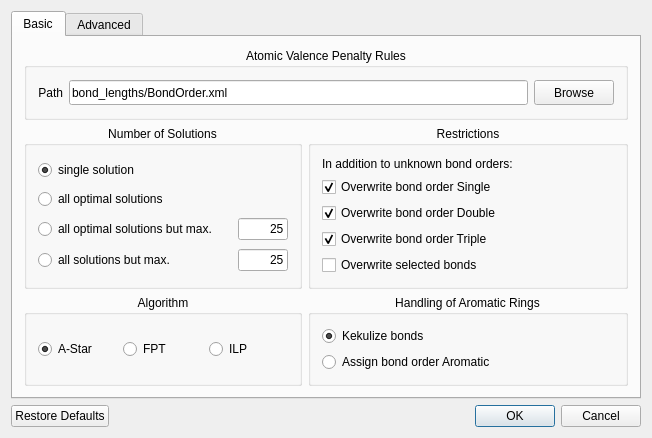
<?xml version="1.0" encoding="UTF-8"?>
<ui version="4.0">
 <class>AssignBondOrderConfigurationDialogData</class>
 <widget class="QDialog" name="AssignBondOrderConfigurationDialogData">
  <property name="geometry">
   <rect>
    <x>0</x>
    <y>0</y>
    <width>652</width>
    <height>412</height>
   </rect>
  </property>
  <property name="sizePolicy">
   <sizepolicy hsizetype="Preferred" vsizetype="Preferred">
    <horstretch>0</horstretch>
    <verstretch>0</verstretch>
   </sizepolicy>
  </property>
  <property name="minimumSize">
   <size>
    <width>0</width>
    <height>0</height>
   </size>
  </property>
  <property name="maximumSize">
   <size>
    <width>6500</width>
    <height>4900</height>
   </size>
  </property>
  <property name="windowTitle">
   <string>Bond Order Assignment Options</string>
  </property>
  <layout class="QGridLayout" name="gridLayout">
   <item row="1" column="0">
    <widget class="QDialogButtonBox" name="buttonBox">
     <property name="standardButtons">
      <set>QDialogButtonBox::Cancel|QDialogButtonBox::Ok|QDialogButtonBox::RestoreDefaults</set>
     </property>
    </widget>
   </item>
   <item row="0" column="0">
    <widget class="QTabWidget" name="tabWidget">
     <property name="currentIndex">
      <number>0</number>
     </property>
     <widget class="QWidget" name="basic_tab">
      <attribute name="title">
       <string>Basic</string>
      </attribute>
      <layout class="QGridLayout" name="gridLayout_3">
       <item row="0" column="0" colspan="3">
        <widget class="QGroupBox" name="groupBox12">
         <property name="title">
          <string>Atomic Valence Penalty Rules</string>
         </property>
         <property name="alignment">
          <set>Qt::AlignHCenter</set>
         </property>
         <layout class="QGridLayout" name="gridLayout_6">
          <item row="0" column="0">
           <widget class="QLabel" name="Label_10">
            <property name="sizePolicy">
             <sizepolicy hsizetype="Preferred" vsizetype="Minimum">
              <horstretch>0</horstretch>
              <verstretch>0</verstretch>
             </sizepolicy>
            </property>
            <property name="minimumSize">
             <size>
              <width>0</width>
              <height>25</height>
             </size>
            </property>
            <property name="focusPolicy">
             <enum>Qt::NoFocus</enum>
            </property>
            <property name="lineWidth">
             <number>1</number>
            </property>
            <property name="text">
             <string>Path</string>
            </property>
            <property name="textFormat">
             <enum>Qt::AutoText</enum>
            </property>
            <property name="alignment">
             <set>Qt::AlignRight|Qt::AlignTrailing|Qt::AlignVCenter</set>
            </property>
           </widget>
          </item>
          <item row="0" column="1">
           <widget class="QLineEdit" name="parameter_file_edit">
            <property name="minimumSize">
             <size>
              <width>350</width>
              <height>25</height>
             </size>
            </property>
            <property name="focusPolicy">
             <enum>Qt::StrongFocus</enum>
            </property>
            <property name="text">
             <string notr="true">bond_lengths/BondOrder.xml</string>
            </property>
            <property name="maxLength">
             <number>32767</number>
            </property>
            <property name="frame">
             <bool>true</bool>
            </property>
            <property name="echoMode">
             <enum>QLineEdit::Normal</enum>
            </property>
            <property name="alignment">
             <set>Qt::AlignLeading</set>
            </property>
           </widget>
          </item>
          <item row="0" column="2">
           <widget class="QPushButton" name="browse_button">
            <property name="enabled">
             <bool>true</bool>
            </property>
            <property name="minimumSize">
             <size>
              <width>50</width>
              <height>25</height>
             </size>
            </property>
            <property name="focusPolicy">
             <enum>Qt::TabFocus</enum>
            </property>
            <property name="toolTip">
             <string>Browse your computer for amber file</string>
            </property>
            <property name="text">
             <string>Browse</string>
            </property>
            <property name="autoDefault">
             <bool>true</bool>
            </property>
           </widget>
          </item>
         </layout>
        </widget>
       </item>
       <item row="1" column="0">
        <widget class="QGroupBox" name="groupBox_5">
         <property name="title">
          <string>Number of Solutions</string>
         </property>
         <property name="alignment">
          <set>Qt::AlignHCenter</set>
         </property>
         <property name="checked">
          <bool>false</bool>
         </property>
         <layout class="QGridLayout" name="gridLayout_2">
          <item row="0" column="0">
           <widget class="QRadioButton" name="single_solution_button">
            <property name="enabled">
             <bool>true</bool>
            </property>
            <property name="text">
             <string>single solution</string>
            </property>
            <property name="checked">
             <bool>true</bool>
            </property>
           </widget>
          </item>
          <item row="1" column="0" colspan="2">
           <widget class="QRadioButton" name="all_optimal_solutions_button">
            <property name="enabled">
             <bool>true</bool>
            </property>
            <property name="minimumSize">
             <size>
              <width>250</width>
              <height>0</height>
             </size>
            </property>
            <property name="text">
             <string>all optimal solutions</string>
            </property>
            <property name="checked">
             <bool>false</bool>
            </property>
           </widget>
          </item>
          <item row="2" column="0">
           <widget class="QRadioButton" name="n_opt_solutions_button">
            <property name="enabled">
             <bool>true</bool>
            </property>
            <property name="text">
             <string>all optimal solutions but max.</string>
            </property>
            <property name="checked">
             <bool>false</bool>
            </property>
           </widget>
          </item>
          <item row="2" column="1">
           <widget class="QLineEdit" name="max_n_opt_solutions">
            <property name="enabled">
             <bool>true</bool>
            </property>
            <property name="sizePolicy">
             <sizepolicy hsizetype="Preferred" vsizetype="Fixed">
              <horstretch>0</horstretch>
              <verstretch>0</verstretch>
             </sizepolicy>
            </property>
            <property name="maximumSize">
             <size>
              <width>50</width>
              <height>32767</height>
             </size>
            </property>
            <property name="text">
             <string notr="true">25</string>
            </property>
            <property name="alignment">
             <set>Qt::AlignRight</set>
            </property>
           </widget>
          </item>
          <item row="3" column="0">
           <widget class="QRadioButton" name="n_all_solutions_button">
            <property name="enabled">
             <bool>true</bool>
            </property>
            <property name="text">
             <string>all solutions but max.</string>
            </property>
            <property name="checked">
             <bool>false</bool>
            </property>
           </widget>
          </item>
          <item row="3" column="1">
           <widget class="QLineEdit" name="max_n_all_solutions">
            <property name="enabled">
             <bool>true</bool>
            </property>
            <property name="sizePolicy">
             <sizepolicy hsizetype="Preferred" vsizetype="Fixed">
              <horstretch>0</horstretch>
              <verstretch>0</verstretch>
             </sizepolicy>
            </property>
            <property name="maximumSize">
             <size>
              <width>50</width>
              <height>32767</height>
             </size>
            </property>
            <property name="text">
             <string notr="true">25</string>
            </property>
            <property name="alignment">
             <set>Qt::AlignRight</set>
            </property>
           </widget>
          </item>
         </layout>
        </widget>
       </item>
       <item row="2" column="0">
        <widget class="QGroupBox" name="strategy_gbox">
         <property name="title">
          <string>Algorithm</string>
         </property>
         <property name="alignment">
          <set>Qt::AlignHCenter</set>
         </property>
         <property name="checked">
          <bool>false</bool>
         </property>
         <layout class="QHBoxLayout" name="horizontalLayout_2">
          <item>
           <widget class="QRadioButton" name="ASTAR_button">
            <property name="enabled">
             <bool>true</bool>
            </property>
            <property name="text">
             <string>A-Star</string>
            </property>
            <property name="checked">
             <bool>true</bool>
            </property>
           </widget>
          </item>
          <item>
           <widget class="QRadioButton" name="FPT_button">
            <property name="text">
             <string>FPT</string>
            </property>
           </widget>
          </item>
          <item>
           <widget class="QRadioButton" name="ILP_button">
            <property name="text">
             <string>ILP</string>
            </property>
            <property name="checked">
             <bool>false</bool>
            </property>
           </widget>
          </item>
         </layout>
        </widget>
       </item>
       <item row="2" column="1" colspan="2">
        <widget class="QGroupBox" name="groupBox_2">
         <property name="title">
          <string>Handling of Aromatic Rings</string>
         </property>
         <property name="alignment">
          <set>Qt::AlignHCenter</set>
         </property>
         <property name="checked">
          <bool>false</bool>
         </property>
         <layout class="QVBoxLayout" name="verticalLayout_2">
          <item>
           <widget class="QRadioButton" name="kekulizeBonds_button">
            <property name="enabled">
             <bool>true</bool>
            </property>
            <property name="text">
             <string>Kekulize bonds</string>
            </property>
            <property name="checked">
             <bool>true</bool>
            </property>
           </widget>
          </item>
          <item>
           <widget class="QRadioButton" name="assignBOAromatic_button">
            <property name="text">
             <string>Assign bond order Aromatic</string>
            </property>
            <property name="checked">
             <bool>false</bool>
            </property>
           </widget>
          </item>
         </layout>
        </widget>
       </item>
       <item row="1" column="1" colspan="2">
        <widget class="QGroupBox" name="restrictions_groupBox">
         <property name="title">
          <string>Restrictions</string>
         </property>
         <property name="alignment">
          <set>Qt::AlignHCenter</set>
         </property>
         <property name="flat">
          <bool>false</bool>
         </property>
         <layout class="QGridLayout" name="gridLayout_4">
          <item row="0" column="0">
           <widget class="QLabel" name="label">
            <property name="text">
             <string>In addition to unknown bond orders:</string>
            </property>
           </widget>
          </item>
          <item row="1" column="0">
           <widget class="QCheckBox" name="overwrite_singleBO_box">
            <property name="text">
             <string>Overwrite bond order Single</string>
            </property>
            <property name="checked">
             <bool>true</bool>
            </property>
           </widget>
          </item>
          <item row="2" column="0">
           <widget class="QCheckBox" name="overwrite_doubleBO_box">
            <property name="text">
             <string>Overwrite bond order Double</string>
            </property>
            <property name="checked">
             <bool>true</bool>
            </property>
           </widget>
          </item>
          <item row="3" column="0">
           <widget class="QCheckBox" name="overwrite_tripleBO_box">
            <property name="text">
             <string>Overwrite bond order Triple</string>
            </property>
            <property name="checked">
             <bool>true</bool>
            </property>
           </widget>
          </item>
          <item row="4" column="0">
           <widget class="QCheckBox" name="overwrite_selected_bonds_box">
            <property name="enabled">
             <bool>true</bool>
            </property>
            <property name="text">
             <string>Overwrite selected bonds</string>
            </property>
            <property name="checked">
             <bool>false</bool>
            </property>
           </widget>
          </item>
         </layout>
        </widget>
       </item>
      </layout>
     </widget>
     <widget class="QWidget" name="advanced_tab">
      <attribute name="title">
       <string>Advanced</string>
      </attribute>
      <widget class="QGroupBox" name="ASTAR_groupBox">
       <property name="geometry">
        <rect>
         <x>0</x>
         <y>10</y>
         <width>321</width>
         <height>191</height>
        </rect>
       </property>
       <property name="title">
        <string>A-Star</string>
       </property>
       <layout class="QGridLayout" name="gridLayout_5">
        <item row="0" column="0">
         <widget class="QGroupBox" name="bond_length_groupBox">
          <property name="title">
           <string>Penalty Balance Factor</string>
          </property>
          <property name="alignment">
           <set>Qt::AlignHCenter</set>
          </property>
          <property name="checked">
           <bool>false</bool>
          </property>
          <layout class="QVBoxLayout" name="verticalLayout_3">
           <item>
            <layout class="QGridLayout">
             <item row="0" column="0">
              <widget class="QLabel" name="atom_penalty_balance_label">
               <property name="mouseTracking">
                <bool>false</bool>
               </property>
               <property name="text">
                <string>Atom type</string>
               </property>
              </widget>
             </item>
             <item row="0" column="1">
              <widget class="QSlider" name="penalty_balance_slider">
               <property name="maximum">
                <number>100</number>
               </property>
               <property name="value">
                <number>0</number>
               </property>
               <property name="sliderPosition">
                <number>0</number>
               </property>
               <property name="orientation">
                <enum>Qt::Horizontal</enum>
               </property>
              </widget>
             </item>
             <item row="0" column="2">
              <widget class="QLabel" name="bond_penalty_balance_label">
               <property name="mouseTracking">
                <bool>false</bool>
               </property>
               <property name="text">
                <string>Bond Length</string>
               </property>
              </widget>
             </item>
            </layout>
           </item>
           <item>
            <layout class="QHBoxLayout">
             <item>
              <widget class="QLabel" name="atom_type_penalty_label">
               <property name="text">
                <string notr="true">100</string>
               </property>
               <property name="alignment">
                <set>Qt::AlignRight|Qt::AlignTrailing|Qt::AlignVCenter</set>
               </property>
              </widget>
             </item>
             <item>
              <widget class="QLabel" name="bond_length_penalty_label_3">
               <property name="text">
                <string notr="true">%</string>
               </property>
               <property name="textFormat">
                <enum>Qt::RichText</enum>
               </property>
               <property name="alignment">
                <set>Qt::AlignLeading|Qt::AlignLeft|Qt::AlignVCenter</set>
               </property>
              </widget>
             </item>
             <item>
              <spacer>
               <property name="orientation">
                <enum>Qt::Horizontal</enum>
               </property>
               <property name="sizeHint" stdset="0">
                <size>
                 <width>171</width>
                 <height>20</height>
                </size>
               </property>
              </spacer>
             </item>
             <item>
              <widget class="QLabel" name="bond_length_penalty_label">
               <property name="text">
                <string notr="true">0</string>
               </property>
               <property name="textFormat">
                <enum>Qt::RichText</enum>
               </property>
               <property name="alignment">
                <set>Qt::AlignLeading|Qt::AlignLeft|Qt::AlignVCenter</set>
               </property>
              </widget>
             </item>
             <item>
              <widget class="QLabel" name="bond_length_penalty_label_2">
               <property name="text">
                <string notr="true">%</string>
               </property>
               <property name="textFormat">
                <enum>Qt::RichText</enum>
               </property>
               <property name="alignment">
                <set>Qt::AlignLeading|Qt::AlignLeft|Qt::AlignVCenter</set>
               </property>
              </widget>
             </item>
            </layout>
           </item>
          </layout>
         </widget>
        </item>
        <item row="1" column="0">
         <widget class="QGroupBox" name="hydrogen_check_options">
          <property name="enabled">
           <bool>true</bool>
          </property>
          <property name="minimumSize">
           <size>
            <width>0</width>
            <height>0</height>
           </size>
          </property>
          <property name="title">
           <string/>
          </property>
          <property name="alignment">
           <set>Qt::AlignHCenter</set>
          </property>
          <property name="checkable">
           <bool>false</bool>
          </property>
          <layout class="QVBoxLayout" name="verticalLayout_8">
           <item>
            <widget class="QCheckBox" name="add_hydrogens_checkBox">
             <property name="enabled">
              <bool>true</bool>
             </property>
             <property name="minimumSize">
              <size>
               <width>250</width>
               <height>0</height>
              </size>
             </property>
             <property name="text">
              <string>Add Hydrogens</string>
             </property>
             <property name="checked">
              <bool>false</bool>
             </property>
            </widget>
           </item>
          </layout>
         </widget>
        </item>
       </layout>
      </widget>
     </widget>
    </widget>
   </item>
  </layout>
 </widget>
 <layoutdefault spacing="6" margin="11"/>
 <tabstops>
  <tabstop>single_solution_button</tabstop>
  <tabstop>all_optimal_solutions_button</tabstop>
  <tabstop>n_opt_solutions_button</tabstop>
  <tabstop>max_n_opt_solutions</tabstop>
  <tabstop>n_all_solutions_button</tabstop>
  <tabstop>kekulizeBonds_button</tabstop>
  <tabstop>assignBOAromatic_button</tabstop>
  <tabstop>penalty_balance_slider</tabstop>
  <tabstop>overwrite_singleBO_box</tabstop>
  <tabstop>overwrite_doubleBO_box</tabstop>
  <tabstop>overwrite_tripleBO_box</tabstop>
  <tabstop>overwrite_selected_bonds_box</tabstop>
 </tabstops>
 <includes>
  <include location="global">BALL/COMMON/global.h</include>
 </includes>
 <resources/>
 <connections>
  <connection>
   <sender>buttonBox</sender>
   <signal>clicked(QAbstractButton*)</signal>
   <receiver>AssignBondOrderConfigurationDialogData</receiver>
   <slot>dialogButtonClicked_(QAbstractButton*)</slot>
   <hints>
    <hint type="sourcelabel">
     <x>293</x>
     <y>399</y>
    </hint>
    <hint type="destinationlabel">
     <x>339</x>
     <y>483</y>
    </hint>
   </hints>
  </connection>
  <connection>
   <sender>buttonBox</sender>
   <signal>accepted()</signal>
   <receiver>AssignBondOrderConfigurationDialogData</receiver>
   <slot>accept()</slot>
   <hints>
    <hint type="sourcelabel">
     <x>437</x>
     <y>390</y>
    </hint>
    <hint type="destinationlabel">
     <x>421</x>
     <y>508</y>
    </hint>
   </hints>
  </connection>
  <connection>
   <sender>buttonBox</sender>
   <signal>rejected()</signal>
   <receiver>AssignBondOrderConfigurationDialogData</receiver>
   <slot>reject()</slot>
   <hints>
    <hint type="sourcelabel">
     <x>523</x>
     <y>399</y>
    </hint>
    <hint type="destinationlabel">
     <x>502</x>
     <y>469</y>
    </hint>
   </hints>
  </connection>
 </connections>
 <slots>
  <slot>dialogButtonClicked_(QAbstractButton*)</slot>
 </slots>
</ui>
